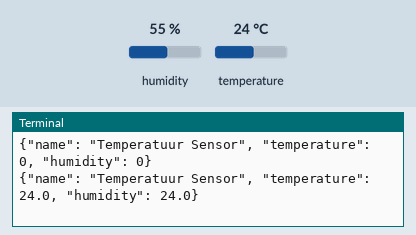
This program was run on a simulated Raspberry Pi (BCM pin numbers). Shown: the last lines printed to the terminal. The test bench sets the inputs (shaded band); at power-on: temperature 24 °C, humidity 55 %.

Above: at 1.2 s.
1.3 s: temperature set to 12 °C
At 2.0 s:
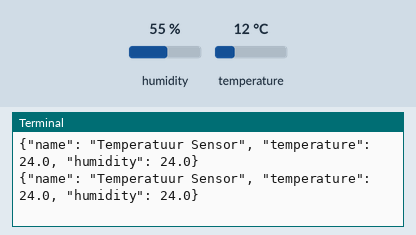
2.8 s: temperature set to 19 °C
At 3.6 s:
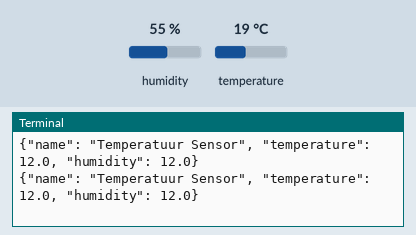
Timing chart, 0 to 5.8 s (numbered marks = the images above; inputs shaded):
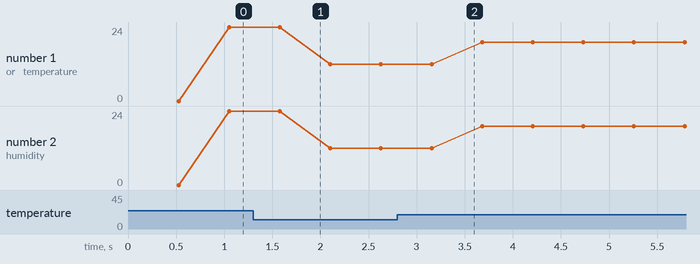

The program:

dhtJSON.py
```python
import json
import Adafruit_DHT

DHT_SENSOR = Adafruit_DHT.DHT22
DHT = 4

temperature = 0
humidity = 0

while True:
  payload = {
    "name": "Temperatuur Sensor",
    "temperature": temperature,
    "humidity": temperature
  }
  h, t = Adafruit_DHT.read(DHT_SENSOR, DHT)
  if h is not None and t is not None:
    temperature = t
    humidity = h
  jsonPayload = json.dumps(payload)
  print(jsonPayload)
```

Measured:
- plotted number 1: 24 → 12 after the input at 1.3 s, 12 → 19 after the input at 2.8 s
- plotted number 2: 24 → 12 after the input at 1.3 s, 12 → 19 after the input at 2.8 s
